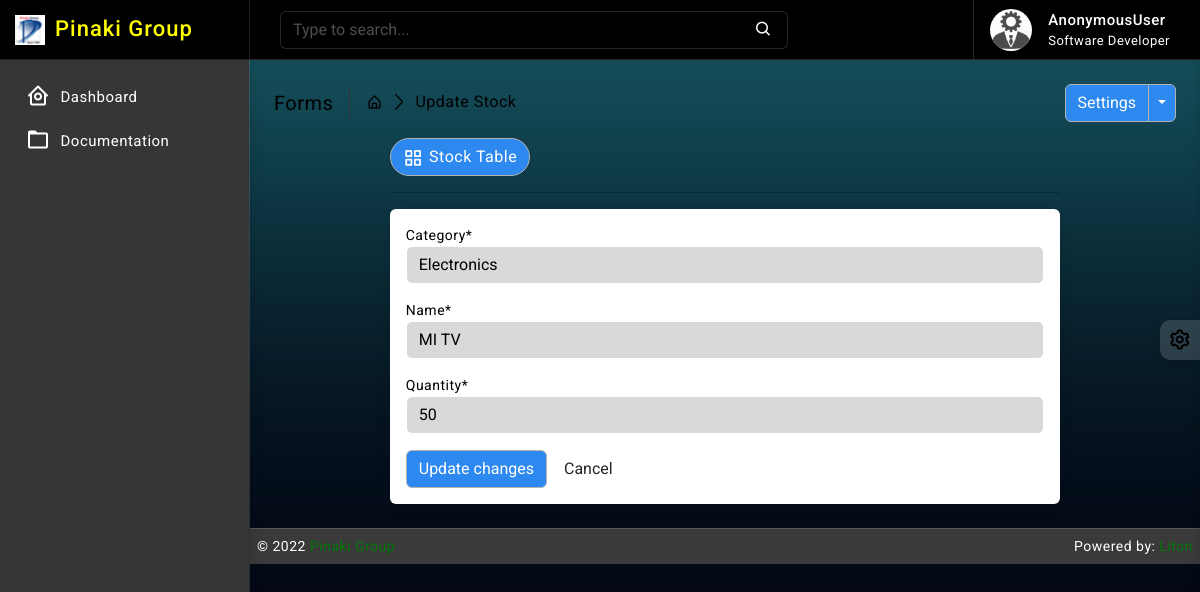
The app's page /stock/1/edit, older data.
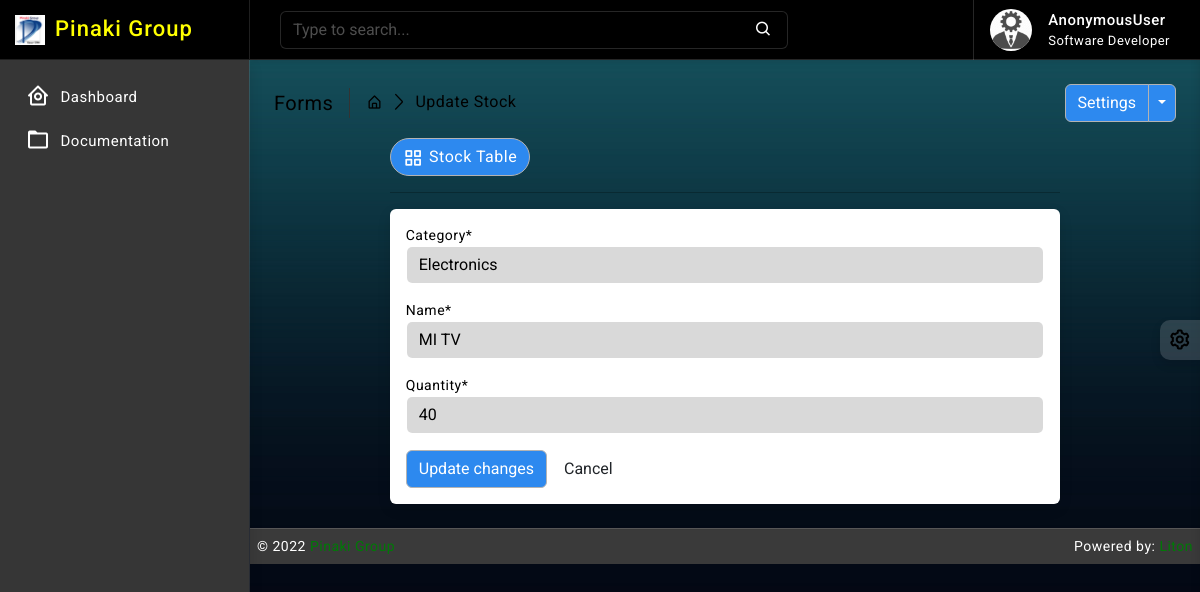
The same page, newer data.
### stock/models.py (models this page shows, shortened)
class Stock(models.Model):
    id = models.AutoField(primary_key=True)
    category = models.ForeignKey(Category, on_delete=models.CASCADE, blank=False)
    name = models.CharField(max_length=30, unique=True)
    quantity = models.IntegerField(default=1)
    is_deleted = models.BooleanField(default=False)

### stock/views.py (the view)
# urls.py: path('<int:pk>/edit', views.StockUpdateView.as_view(), name='stock_update'),
class StockUpdateView(SuccessMessageMixin, UpdateView):                                 # updateview class to edit stock, mixin used to display message
    model = Stock                                                                       # setting 'Stock' model as model
    form_class = StockForm                                                              # setting 'StockForm' form as form
    template_name = "stock/update.html"                                                 # 'edit_stock.html' used as the template
    success_url = '/stock'                                                              # redirects to 'inventory' page in the url after submitting the form
    success_message = "Stock has been updated successfully"                             # displays message when form is submitted
    def get_context_data(self, **kwargs):                                               # used to send additional context
        context = super().get_context_data(**kwargs)
        return context

### stock/forms.py
class StockForm(forms.ModelForm):
    def __init__(self, *args, **kwargs):                          # used to set css classes to the various fields
        super().__init__(*args, **kwargs)
        self.fields['category'].widget.attrs.update({'class': 'textinput form-control'})
        self.fields['name'].widget.attrs.update({'class': 'textinput form-control'})
        self.fields['quantity'].widget.attrs.update({'class': 'textinput form-control', 'min': '0'})
    class Meta:
        model = Stock
        fields = ['category', 'name', 'quantity']

### category/models.py (called while the page is built)
    def __str__(self):
        return self.name

### templates/stock/update.html (shortened to what this page needs)
{% extends 'base/base.html' %}
{% block body %}
{% load crispy_forms_tags %}
{% load static %}
<div class="page-wrapper">
	<div class="page-content">
		<div class="page-breadcrumb d-none d-sm-flex align-items-center mb-3">
			<div class="breadcrumb-title pe-3">Forms</div>
			<div class="ps-3">
				<nav aria-label="breadcrumb">
					<ol class="breadcrumb mb-0 p-0">
						<li class="breadcrumb-item">
							<a href="#">
								<i class="bx bx-home-alt"></i>
							</a>
						</li>
						<li class="breadcrumb-item active" aria-current="page">Update Stock</li>
					</ol>
				</nav>
			</div>
			<div class="ms-auto">
				<div class="btn-group">
					<button type="button" class="btn btn-light">Settings</button>
					<button type="button" class="btn btn-light dropdown-toggle dropdown-toggle-split" data-bs-toggle="dropdown">
					</button>
				</div>
			</div>
		</div>
		<div class="row">
			<div class="col-xl-9 mx-auto">
				<div class="ms-auto">
					<a href="{% url 'stock_read' %}" class="btn btn-light radius-30 mt-2 mt-lg-0">
						<i class="bx bx-grid-alt"></i>Stock Table
					</a>
				</div>
				<hr/>
				<div class="card">
					<div class="card-body">
						<form class="row g-3" method="POST">
								<div class="col-sm-12">
									<div class="controls">
										{{ form.category|as_crispy_field }}
									</div>
								</div><br>
								<div class="col-sm-12">
									<div class="controls">
										{{ form.name|as_crispy_field }}
									</div>
								</div><br>
								<div class="col-sm-12">
									<div class="controls">
										{{ form.quantity|as_crispy_field }}
									</div>
								</div><br>
							<div class="form-actions">
								<button type="submit" class="btn btn-light">Update changes</button>
								<button type="reset" class="btn">Cancel</button>
							</div>
						</form>
					</div>
				</div>
			</div>
		</div>
	</div>
</div>
{% endblock body %}

Row changes from the older to the newer data that the page shows:
changed Stock "Electronics": quantity "50" → "40"
